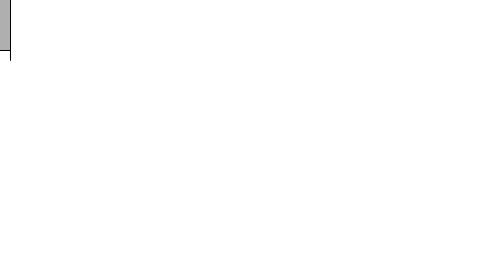
Frame 1 (no input)
Frame 60 (the mouse pressed at the canvas centre just before this capture): identical to frame 1, image omitted
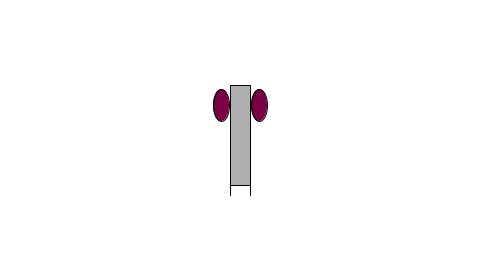
Frame 120 (the mouse held since frame 60 and released just before this capture)

The Processing sketch that drew these frames (run headless with seeded random() and noise(); from frame 60 on, the mouse is pressed at the canvas centre):

// Processing sketch: Challenge_3___Zoog
// ── Challenge_3___Zoog.pde
void setup() {
  // Set the size of the window 
  size(480, 270);

  // The frame rate is set to 30 frames per second.
  frameRate(30);
}

void draw() {
  // Draw a white background
  background(255);  

  // Set ellipses and rects to CENTER mode
  ellipseMode(CENTER);
  rectMode(CENTER); 

  // Draw Zoog's body
  stroke(0);
  fill(175);
  rect(mouseX, mouseY, 20, 100);

  // Draw Zoog's head
  stroke(0);
  fill(255);/*
  ellipse(mouseX, mouseY-30, 60, 60); 
*/
  // Draw Zoog's eyes
  // The eye color is determined by the mouse location.
  fill(mouseX/2, 0, mouseY/2); 
  ellipse(mouseX-19, mouseY-30, 16, 32); 
  ellipse(mouseX+19, mouseY-30, 16, 32); 

  // Draw Zoog's legs
  stroke(0);
  // The legs are drawn according to the mouse location and the previous mouse location.
  line(mouseX-10, mouseY+50, pmouseX-10, pmouseY+60);
  line(mouseX+10, mouseY+50, pmouseX+10, pmouseY+60);
}

void mousePressed() {
  print("Take me to your leader!");
}
